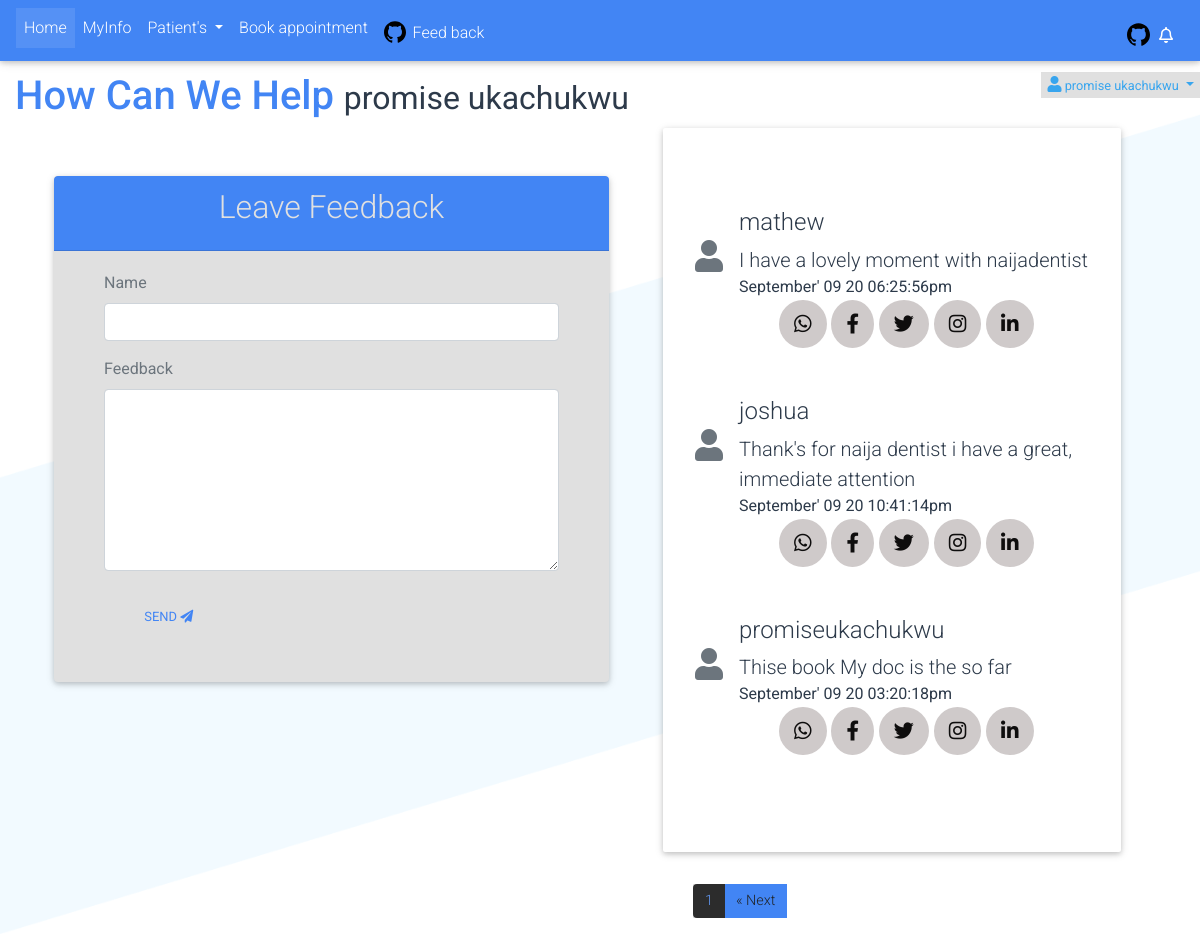
Screenshot of /user/feedback.php (signed in) with the database file from the repository.
### tables this page shows
CREATE TABLE `feedback` (
  `feedback_id` int(11) NOT NULL,
  `name` varchar(30) NOT NULL,
  `feedback` varchar(250) NOT NULL,
  `date_time` text NOT NULL
);

### user/inc/functions.php (the view, shortened to what this page needs)
<?php
function feedback(){
 global $conn;
    if(isset($_GET['page'])){
        $page = $_GET['page'];
        }else{
        $page = 1;
        }
        $num_per_page = 3;
        $start_from = ($page -1) * 3;
    echo '<div class="col-lg-5">';
    $query = "SELECT * FROM feedback   ORDER BY feedback_id DESC LIMIT $start_from, $num_per_page";
    $feedback_result = mysqli_query($conn,$query);
    echo '<div class="jumbotron">';
    while($row = mysqli_fetch_assoc($feedback_result)){
    $name = $row['name'];
    $feedback = $row['feedback'];
    $date_time = $row['date_time'];
    ?>
    <div class="media" id="section-icons">
            <a class="float-left my-5 pr-3 d-inline-block" href="#">
                <i class="fa fa-user fa-2x text-muted"></i>
            </a>
            <div class="media-body my-3 lead">
                <h4 class="media-heading "><?php echo $name; ?>
                </h4>
                <?php echo $feedback; ?>
              <div>
              <small> <?php echo $date_time; ?></small>
              </div>
              <div id="section-icons">
              <div class="icons">
                  <ul>
                      <li><a href="#"> <i class="fab fa-whatsapp fa-2x"   target="_blank" aria-hidden="true"></i></a></li>
                      <li><a href="#"> <i class="fab fa-facebook-f fa-2x"   target="_blank" aria-hidden="true"></i></a></li>
                      <li><a href="#"> <i class="fab fa-twitter fa-2x"   target="_blank" aria-hidden="true"></i></a></li>
                      <li><a href="#"> <i class="fab fa-instagram fa-2x"   target="_blank" aria-hidden="true"></i></a></li>
                      <li><a href="#"> <i class="fab fa-linkedin-in fa-2x"   target="_blank" aria-hidden="true"></i></a></li>
                  </ul>
              </div>
              </div>
            </div>
        </div>
    <?php } ?>
    </div>
    <?php
               $statement = "SELECT * FROM feedback ";
               $total_result = $conn->query($statement);
               $total_feedback = mysqli_num_rows($total_result);
               $total_total_feedback_page = ceil($total_feedback / $num_per_page);
               ?>
                   <div class="col-lg-12">
                   <div class="container">
               <nav aria-label="...">
               <ul class="pagination my-3">
               <?php
               for ($i=1; $i < $total_total_feedback_page ; $i++) {
              if($i == $page){
                echo "<li class='page-item  bg-light'><a class='page-link light active_link text-primary' href='feedback.php?page=".$i."'>$i</a></li>";
              }else{
                echo "<li class='page-item  bg-light'><a class='page-link light text-primary' href='feedback.php?page=".$i."'>$i</a></li>";
              }
               }
               if($i > $page){
               echo "<li class='page-item bg-primary'><a class='page-link ' href='feedback.php?page=".($page + 1)."'>
               <span aria-hidden='true'>&laquo;</span>
               Next
               </a>
               </li>";
               }
               ?>
               </ul>
               </nav>
                   </div>
                   </div>
    </div>
<?php
}

### admin/css/nomalise.css (style rules this page uses)
body, html { height:100%; }
nav .pagination li .active_link { background-color: #000 !important; opacity: 0.8; }

### user/css/style.css (style rules this page uses)
nav .pagination li .active_link { background-color: #000 !important; opacity: 0.8; }

### user/css/sample.css (style rules this page uses)
body, html { padding: 0; margin: 0; }
body { height: 100%; color: #2D3A4A; background-image: url(../img/bg.png); background-repeat: no-repeat; background-position: 50% 100%; background-size: 100% auto; }
a { color: #38A5EE; }

### user/css/feedback_toggleup.css (style rules this page uses)
#section-icons .icons ul li { display: inline; }
#section-icons .icons ul li { background-color: #cfcaca; height: 50px; width: 50px; border-radius: 50%; margin-top: 0px 15px; padding: 12px 15px; }
#section-icons .icons ul li a i { color: #0e0d0d; font-size: 20px; }
#section-icons .icons ul li a i { line-height: 50px; }

### rows the page displays
feedback: name "mathew", feedback "I have a lovely moment with naijadentist", date_time "September' 09 20 06:25:56pm"
feedback: name "joshua", feedback "Thank's for naija dentist i have a great, immediate attention", date_time "September' 09 20 10:41:14pm"
feedback: name "promiseukachukwu", feedback "Thise book My doc is the so far", date_time "September' 09 20 03:20:18pm"

### other values shown
$_SESSION['fname'] "promise"
$_SESSION['lname'] "ukachukwu"
